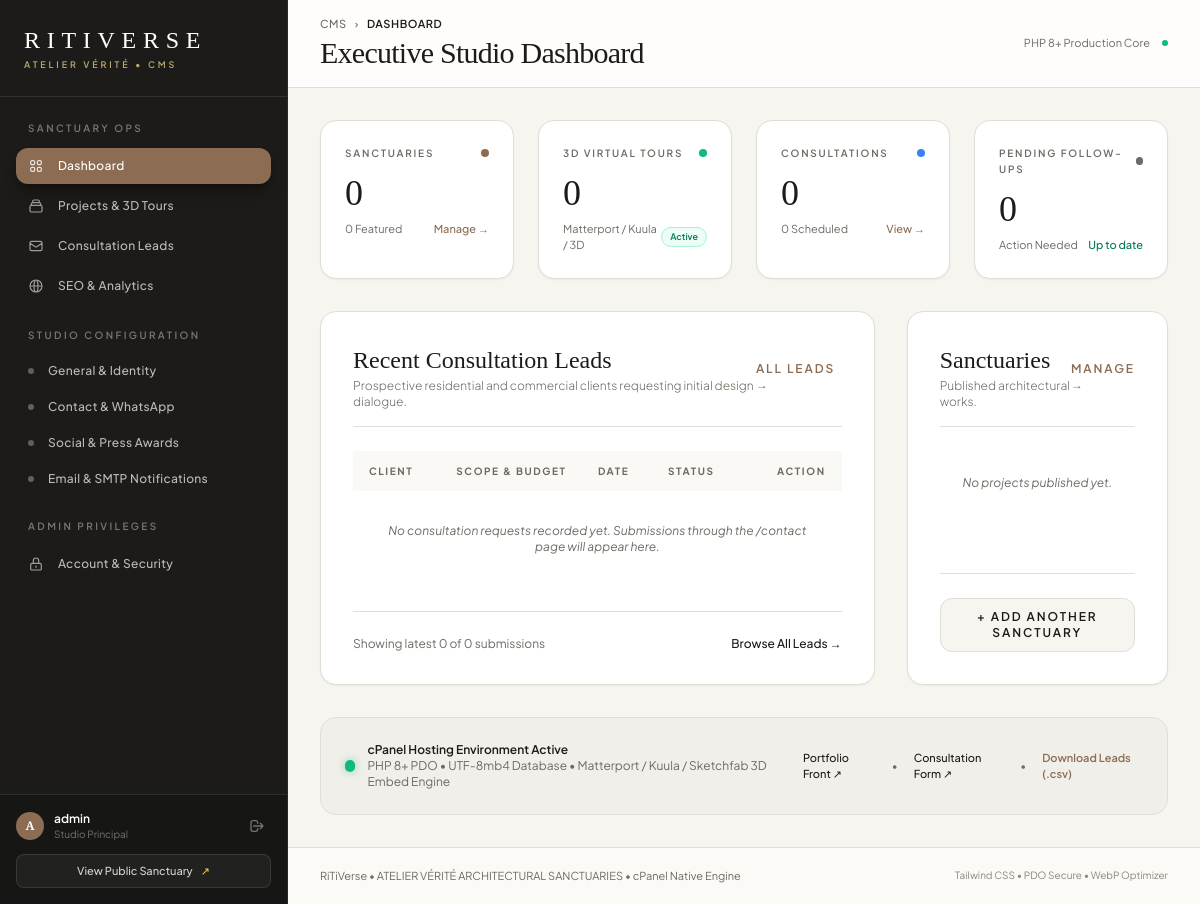
Before: /admin/index.php (signed in) with the older database file.
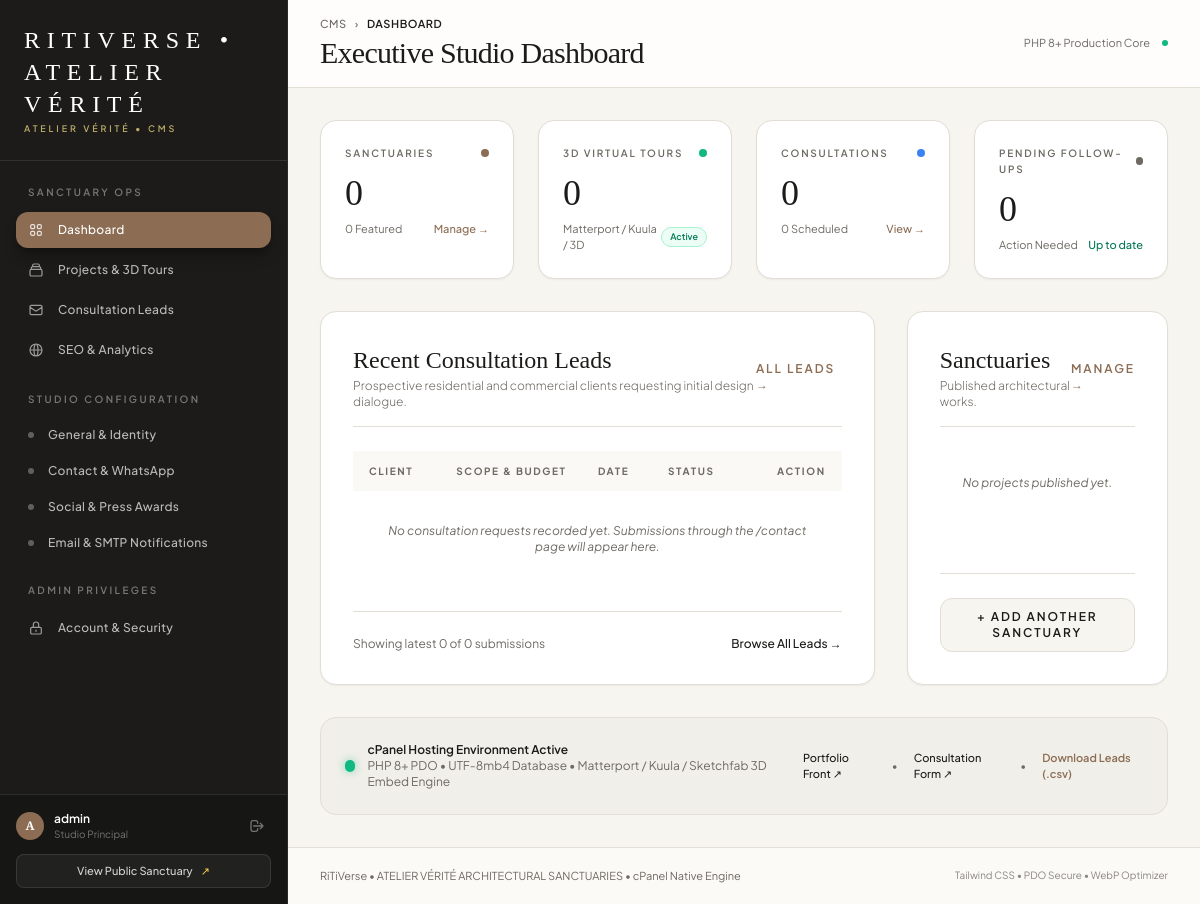
After: the same page with the newer database file.
### tables this page shows
CREATE TABLE IF NOT EXISTS `site_settings` (
    `setting_key` VARCHAR(100) NOT NULL PRIMARY KEY,
    `setting_group` VARCHAR(50) NOT NULL,  
    `setting_value` TEXT NULL,
    `updated_at` TIMESTAMP DEFAULT CURRENT_TIMESTAMP ON UPDATE CURRENT_TIMESTAMP,
    INDEX `idx_setting_group` (`setting_group`)
);

### bootstrap.php (called while the page is built, shortened)
<?php
$config = require __DIR__ . '/config/app.php';
spl_autoload_register(function (string $class) {
    $prefix = 'Atelier\\';
    $baseDir = __DIR__ . '/';
    $len = strlen($prefix);
    $relativeClass = substr($class, $len);
    $parts = explode('\\', $relativeClass);
    if (count($parts) > 1) {
        $folder = strtolower($parts[0]);
        $className = implode('/', array_slice($parts, 1));
        $file = $baseDir . $folder . '/' . $className . '.php';
    } else {
        $file = $baseDir . $relativeClass . '.php';
    }
});
return $config;

### config/Database.php (called while the page is built, shortened)
<?php
class Database {
    private static ?PDO $instance = null;
    private static array $config = [];
    public static function getConnection(): PDO {
        if (self::$instance !== null) {
            return self::$instance;
        }
        if (empty(self::$config)) {
            $appConfig = require __DIR__ . '/app.php';
            self::$config = $appConfig['db'] ?? [];
        }
        $host     = self::$config['host'] ?? 'localhost';
        $port     = self::$config['port'] ?? 3306;
        $database = self::$config['database'] ?? 'atelier_interiors';
        $username = self::$config['username'] ?? 'root';
        $password = self::$config['password'] ?? '';
        $charset  = self::$config['charset'] ?? 'utf8mb4';
        $dsn = "mysql:host={$host};port={$port};dbname={$database};charset={$charset}";
        $options = [
            PDO::ATTR_ERRMODE            => PDO::ERRMODE_EXCEPTION,
            PDO::ATTR_DEFAULT_FETCH_MODE => PDO::FETCH_ASSOC,
            PDO::ATTR_EMULATE_PREPARES   => false,
            PDO::MYSQL_ATTR_INIT_COMMAND => "SET NAMES {$charset} COLLATE {$charset}_unicode_ci"
        ];
        try {
            self::$instance = new PDO($dsn, $username, $password, $options);
            return self::$instance;
        } catch (PDOException $e) {
            throw new RuntimeException(
                "Database Connection Error: " . $e->getMessage() .
                " [Hint: Check MySQL credentials in /api/config/app.php and ensure the database '{$database}' is imported in phpMyAdmin.]",
                (int)$e->getCode(),
                $e
            );
        }
    }
}

### models/Setting.php (called while the page is built, shortened)
<?php
class Setting extends BaseModel {
    public function get(string $key, ?string $default = null): ?string {
        $sql = "SELECT setting_value FROM site_settings WHERE setting_key = :k LIMIT 1";
        $row = $this->fetchOne($sql, [':k' => $key]);
        return $row !== null ? (string)$row['setting_value'] : $default;
    }
}

### models/BaseModel.php (called while the page is built, shortened)
<?php
abstract class BaseModel {
    protected PDO $db;
    public function __construct(?PDO $db = null) {
        $this->db = $db ?? Database::getConnection();
    }
    protected function query(string $sql, array $params = []): PDOStatement {
        $stmt = $this->db->prepare($sql);
        $stmt->execute($params);
        return $stmt;
    }
    protected function fetchOne(string $sql, array $params = []): ?array {
        $stmt = $this->query($sql, $params);
        $result = $stmt->fetch();
        return $result ?: null;
    }
}

### admin/auth.php (the view, shortened to what the rows shown need)
<?php
require_once __DIR__ . '/../bootstrap.php';
    ?>
    <?php
function render_admin_layout_start(
    string $title,
    string $activeNav = 'dashboard',
    string $activeSubNav = '',
    array $breadcrumbs = []
): void {
    $username = $_SESSION['atelier_admin'] ?? 'Admin';
    $studioName = 'RiTiVerse';
    try {
        $settingModel = new Setting();
        $studioName = $settingModel->get('studio_name', 'RiTiVerse');
    } catch (\Throwable $e) {}
?>
<!DOCTYPE html>
<html lang="en" class="h-full">
<head>
    <script src="https://cdn.tailwindcss.com"></script>
</head>
<body class="h-full w-full bg-alabaster text-charcoal flex flex-col antialiased overflow-hidden">
    <div class="flex-1 flex w-full h-full min-h-0 overflow-hidden relative">
        <aside id="admin-sidebar" class="fixed inset-y-0 left-0 z-50 w-72 h-full flex-shrink-0 bg-[#1C1B19] text-[#FAF9F5] flex flex-col transition-transform duration-300 ease-in-out -translate-x-full lg:translate-x-0 lg:static lg:inset-auto shadow-2xl lg:shadow-none border-r border-[#2C2A26]">
            <div class="flex-shrink-0 p-6 border-b border-white/10 flex items-center justify-between">
                <div>
                    <a href="index.php" class="block group">
                        <span class="font-serif text-2xl tracking-[0.28em] font-light text-white block uppercase group-hover:text-amber-200/90 transition-colors">
                            <?= htmlspecialchars($studioName) ?>
                        </span>
                        <span class="text-[9px] tracking-[0.32em] uppercase text-amber-200/70 font-semibold block mt-0.5">
                            Atelier Vérité &bull; CMS
                        </span>
                    </a>
                </div>
            </div>
            <div class="flex-1 overflow-y-auto min-h-0 px-4 py-6 space-y-6 sidebar-scrollbar">
                <div class="space-y-1">
                    <div class="px-3 pb-2 text-[10px] uppercase tracking-[0.24em] font-semibold text-white/40">
                        Sanctuary Ops
                    </div>
                    <a href="index.php" class="flex items-center gap-3.5 px-3 py-2.5 rounded-xl text-xs font-medium tracking-wide transition-all <?= $activeNav === 'dashboard' ? 'bg-[#8C6D53] text-white shadow-lg shadow-black/30' : 'text-white/70 hover:text-white hover:bg-white/5' ?>">
                        <span>Dashboard</span>
                    </a>
                    <a href="projects-manage.php" class="flex items-center gap-3.5 px-3 py-2.5 rounded-xl text-xs font-medium tracking-wide transition-all <?= $activeNav === 'projects' ? 'bg-[#8C6D53] text-white shadow-lg shadow-black/30' : 'text-white/70 hover:text-white hover:bg-white/5' ?>">
                        <span>Projects & 3D Tours</span>
                    </a>
                    <a href="leads.php" class="flex items-center justify-between px-3 py-2.5 rounded-xl text-xs font-medium tracking-wide transition-all <?= $activeNav === 'leads' ? 'bg-[#8C6D53] text-white shadow-lg shadow-black/30' : 'text-white/70 hover:text-white hover:bg-white/5' ?>">
                        <div class="flex items-center gap-3.5">
                            <svg class="w-4 h-4 flex-shrink-0 opacity-80" fill="none" stroke="currentColor" viewBox="0 0 24 24">
                                <path stroke-linecap="round" stroke-linejoin="round" stroke-width="1.8" d="M3 8l7.89 5.26a2 2 0 002.22 0L21 8M5 19h14a2 2 0 002-2V7a2 2 0 00-2-2H5a2 2 0 00-2 2v10a2 2 0 002 2z"></path>
                            </svg>
                            <span>Consultation Leads</span>
                        </div>
                    </a>
                    <a href="seo-manage.php" class="flex items-center gap-3.5 px-3 py-2.5 rounded-xl text-xs font-medium tracking-wide transition-all <?= $activeNav === 'seo' ? 'bg-[#8C6D53] text-white shadow-lg shadow-black/30' : 'text-white/70 hover:text-white hover:bg-white/5' ?>">
                        <span>SEO & Analytics</span>
                    </a>
                </div>
                <div class="space-y-1">
                    <div class="px-3 pb-2 text-[10px] uppercase tracking-[0.24em] font-semibold text-white/40">
                        Studio Configuration
                    </div>
                    <a href="settings-general.php" class="flex items-center gap-3.5 px-3 py-2 rounded-xl text-xs font-medium tracking-wide transition-all <?= $activeNav === 'settings' && $activeSubNav === 'general' ? 'bg-white/10 text-amber-200 font-semibold' : 'text-white/70 hover:text-white hover:bg-white/5' ?>">
                        <span class="w-1.5 h-1.5 rounded-full <?= $activeNav === 'settings' && $activeSubNav === 'general' ? 'bg-amber-300' : 'bg-white/30' ?>"></span>
                        <span>General & Identity</span>
                    </a>
                    <a href="settings-contact.php" class="flex items-center gap-3.5 px-3 py-2 rounded-xl text-xs font-medium tracking-wide transition-all <?= $activeNav === 'settings' && $activeSubNav === 'contact' ? 'bg-white/10 text-amber-200 font-semibold' : 'text-white/70 hover:text-white hover:bg-white/5' ?>">
                        <span class="w-1.5 h-1.5 rounded-full <?= $activeNav === 'settings' && $activeSubNav === 'contact' ? 'bg-amber-300' : 'bg-white/30' ?>"></span>
                        <span>Contact & WhatsApp</span>
                    </a>
                    <a href="settings-social.php" class="flex items-center gap-3.5 px-3 py-2 rounded-xl text-xs font-medium tracking-wide transition-all <?= $activeNav === 'settings' && $activeSubNav === 'social' ? 'bg-white/10 text-amber-200 font-semibold' : 'text-white/70 hover:text-white hover:bg-white/5' ?>">
                        <span class="w-1.5 h-1.5 rounded-full <?= $activeNav === 'settings' && $activeSubNav === 'social' ? 'bg-amber-300' : 'bg-white/30' ?>"></span>
                        <span>Social & Press Awards</span>
                    </a>
                    <a href="settings-smtp.php" class="flex items-center gap-3.5 px-3 py-2 rounded-xl text-xs font-medium tracking-wide transition-all <?= $activeNav === 'settings' && $activeSubNav === 'smtp' ? 'bg-white/10 text-amber-200 font-semibold' : 'text-white/70 hover:text-white hover:bg-white/5' ?>">
                        <span class="w-1.5 h-1.5 rounded-full <?= $activeNav === 'settings' && $activeSubNav === 'smtp' ? 'bg-amber-300' : 'bg-white/30' ?>"></span>
                        <span>Email & SMTP Notifications</span>
                    </a>
                </div>
                <div class="space-y-1">
                    <div class="px-3 pb-2 text-[10px] uppercase tracking-[0.24em] font-semibold text-white/40">
                        Admin Privileges
                    </div>
                    <a href="profile.php" class="flex items-center gap-3.5 px-3 py-2.5 rounded-xl text-xs font-medium tracking-wide transition-all <?= $activeNav === 'profile' ? 'bg-[#8C6D53] text-white shadow-lg shadow-black/30' : 'text-white/70 hover:text-white hover:bg-white/5' ?>">
                        <svg class="w-4 h-4 flex-shrink-0 opacity-80" fill="none" stroke="currentColor" viewBox="0 0 24 24">
                            <path stroke-linecap="round" stroke-linejoin="round" stroke-width="1.8" d="M12 15v2m-6 4h12a2 2 0 002-2v-6a2 2 0 00-2-2H6a2 2 0 00-2 2v6a2 2 0 002 2zm10-10V7a4 4 0 00-8 0v4h8z"></path>
                        </svg>
                        <span>Account & Security</span>
                    </a>
                </div>
            </div>
            <div class="flex-shrink-0 p-4 border-t border-white/10 bg-black/20 space-y-3">
                <div class="flex items-center justify-between">
                    <div class="flex items-center gap-2.5 min-w-0">
                        <div class="w-7 h-7 rounded-full bg-[#8C6D53] text-white flex items-center justify-center font-serif text-xs font-bold flex-shrink-0">
                            <?= strtoupper(substr($username, 0, 1)) ?>
                        </div>
                        <div class="min-w-0">
                            <p class="text-xs font-semibold text-white truncate"><?= htmlspecialchars($username) ?></p>
                            <p class="text-[10px] text-white/40 truncate">Studio Principal</p>
                        </div>
                    </div>
                    <a href="index.php?logout=1" title="Sign Out" class="text-white/40 hover:text-rose-400 p-1.5 rounded-lg hover:bg-white/5 transition-colors">
                        <svg class="w-4 h-4" fill="none" stroke="currentColor" viewBox="0 0 24 24">
                            <path stroke-linecap="round" stroke-linejoin="round" stroke-width="2" d="M17 16l4-4m0 0l-4-4m4 4H7m6 4v1a3 3 0 01-3 3H6a3 3 0 01-3-3V7a3 3 0 013-3h4a3 3 0 013 3v1"></path>
                        </svg>
                    </a>
                </div>
                <a href="/" target="_blank" class="w-full flex items-center justify-center gap-2 py-2 px-3 rounded-lg bg-white/5 hover:bg-white/10 text-[11px] font-medium text-white/80 transition-colors border border-white/10">
                    <span>View Public Sanctuary</span>
                    <span class="text-amber-300">&nearr;</span>
                </a>
            </div>
        </aside>
        <main class="flex-1 flex flex-col min-w-0 h-full min-h-0 overflow-hidden bg-alabaster">
            <header class="flex-shrink-0 bg-white/80 backdrop-blur-md border-b border-sand px-6 sm:px-8 py-4 z-20 flex items-center justify-between">
                <div>
                    <div class="flex items-center gap-2 text-[11px] tracking-wider uppercase font-medium text-stone">
                        <a href="index.php" class="hover:text-charcoal transition-colors">CMS</a>
                        <?php foreach ($breadcrumbs as $crumb): ?>
                            <span>&rsaquo;</span>
                            <?php if (!empty($crumb['url'])): ?>
                                <a href="<?= htmlspecialchars($crumb['url']) ?>" class="hover:text-charcoal transition-colors"><?= htmlspecialchars($crumb['label']) ?></a>
                            <?php else: ?>
                                <span class="text-charcoal font-semibold"><?= htmlspecialchars($crumb['label']) ?></span>
                            <?php endif; ?>
                        <?php endforeach; ?>
                    </div>
                    <h1 class="font-serif text-2xl sm:text-3xl text-charcoal font-medium mt-0.5 tracking-tight">
                        <?= htmlspecialchars($title) ?>
                    </h1>
                </div>
                <div class="hidden sm:flex items-center gap-3">
                    <span class="text-[11px] text-stone">PHP 8+ Production Core</span>
                    <span class="w-1.5 h-1.5 rounded-full bg-emerald-500 animate-pulse"></span>
                </div>
            </header>
            <div class="flex-1 overflow-y-auto min-h-0 main-scrollbar flex flex-col">
                <div class="p-6 sm:p-8 flex-1 max-w-7xl w-full mx-auto">
<?php
}
function render_admin_layout_end(): void {
?>
                </div>
                <footer class="border-t border-sand py-5 px-8 text-center sm:text-left text-[11px] text-stone bg-white/50 flex flex-col sm:flex-row items-center justify-between gap-2 mt-auto">
                    <p>RiTiVerse &bull; ATELIER VÉRITÉ ARCHITECTURAL SANCTUARIES &bull; cPanel Native Engine</p>
                    <p class="text-[10px] text-stone/80">Tailwind CSS &bull; PDO Secure &bull; WebP Optimizer</p>
                </footer>
            </div>
        </main>
    </div>
</body>
</html>
<?php
}

Changed rows visible on the page:
added site_settings: setting_value "RITIVERSE • ATELIER VÉRITÉ"
Other visible differences:
$studioName: "RITIVERSE" → (not shown)
